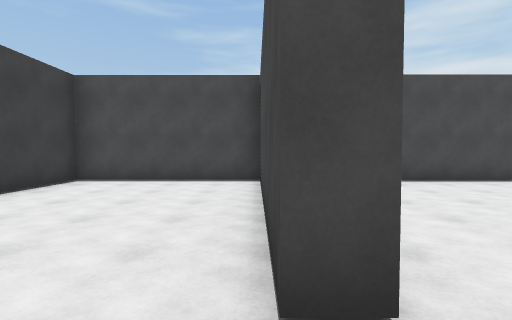
view 1 (above)

24 first-person views from a walk through a scene from a Unity 3-D project. The camera is 1.5 m above the floor, tilts 2° down and sees 85° across. The floor is counted in squares, 2 m on a side. Each view is taken from the middle of a square. On the plan, view 1 faces up. The plan holds only what a view shows up to about 10 squares ahead; the rest is blank. The place goes on beyond the plan. The player character is not drawn.

view 2
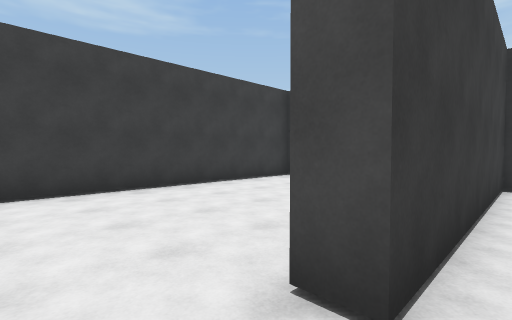

view 3
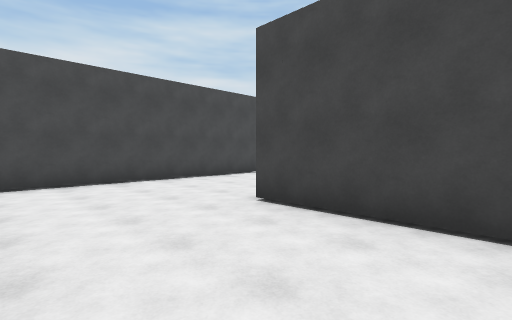

view 4
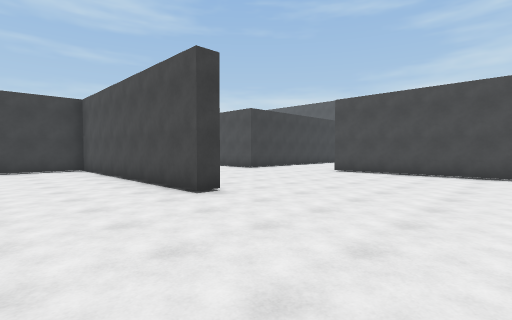

view 5
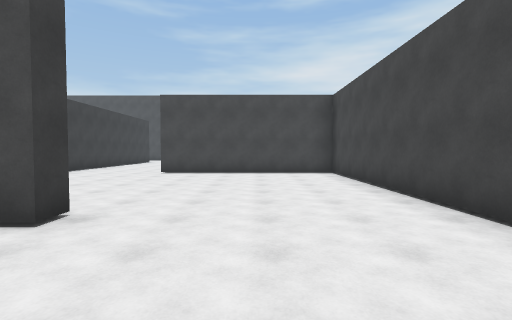

view 6
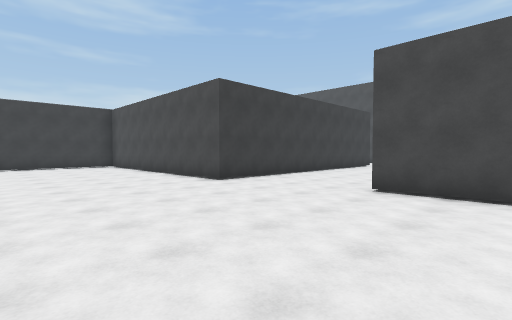

view 7
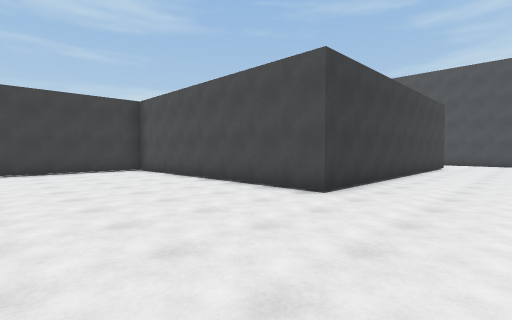

view 8
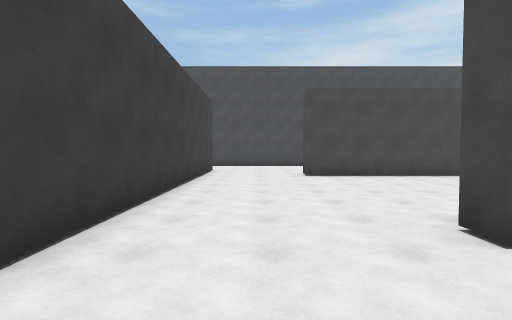

view 9
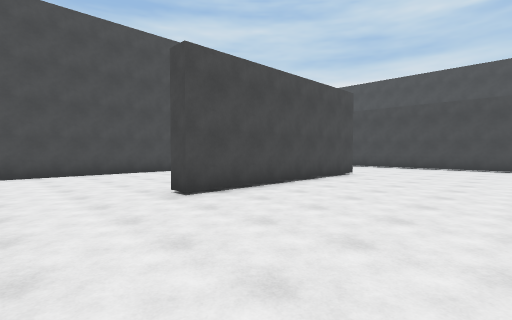

view 10
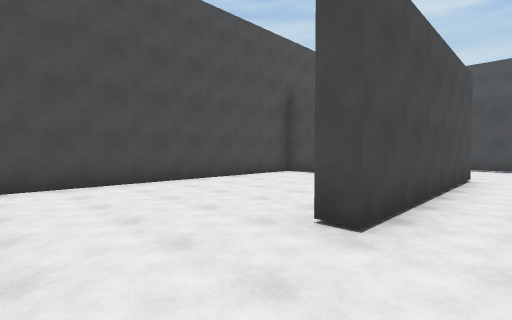

view 11
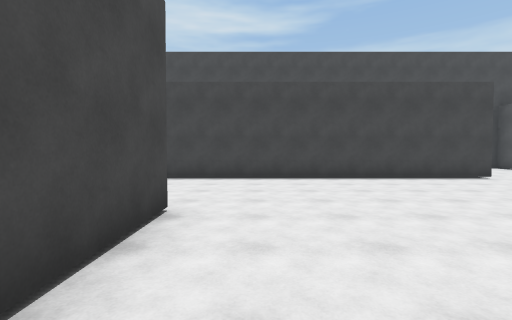

view 12
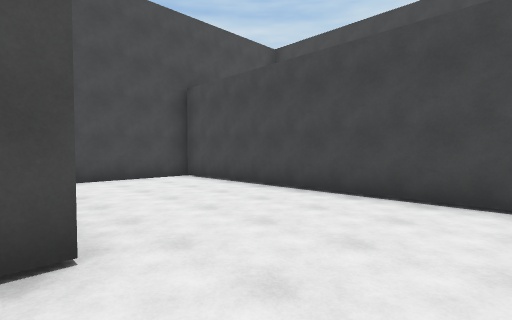

view 13
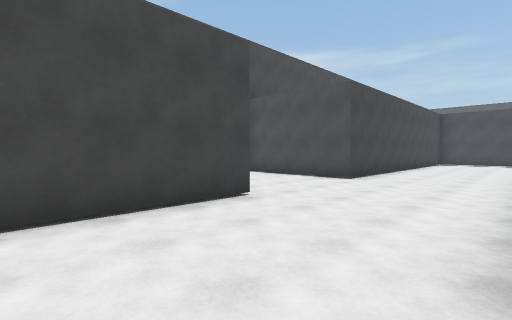

view 14
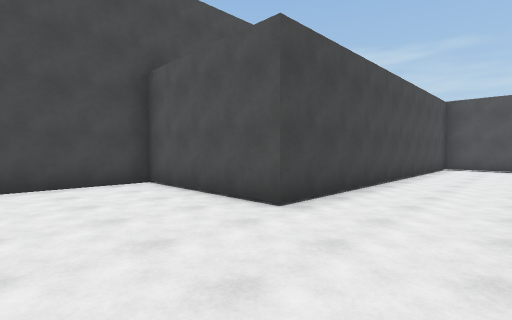

view 15
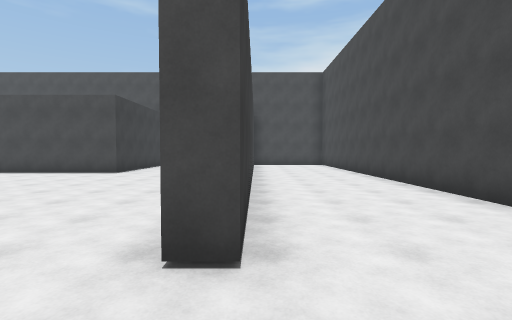

view 16
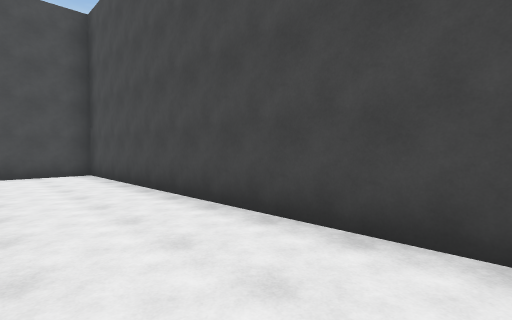

view 17
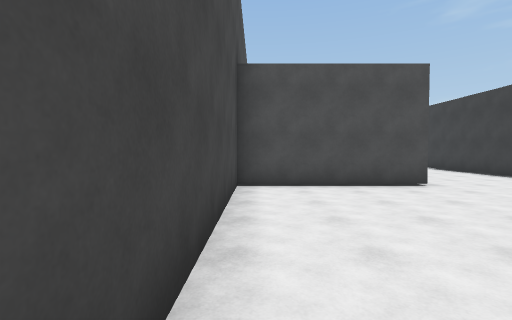

view 18
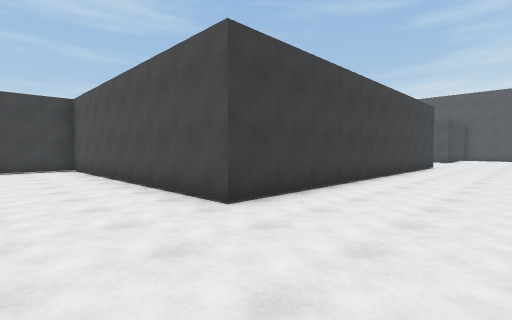

view 19
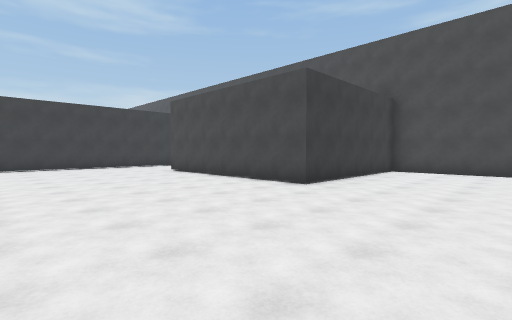

view 20
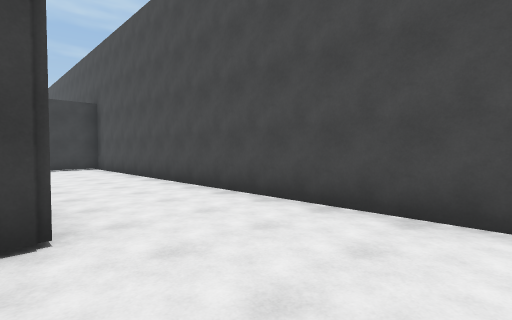

view 21
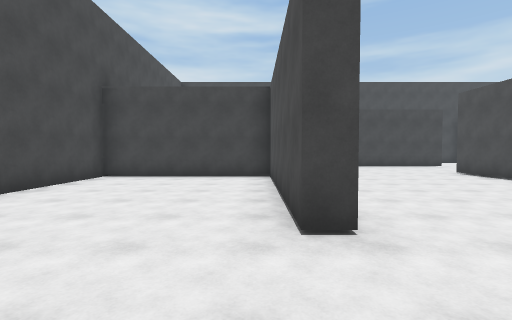

view 22
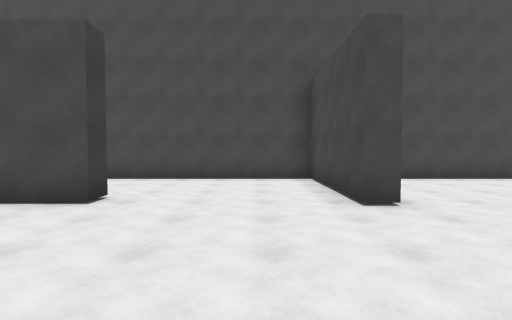

view 23
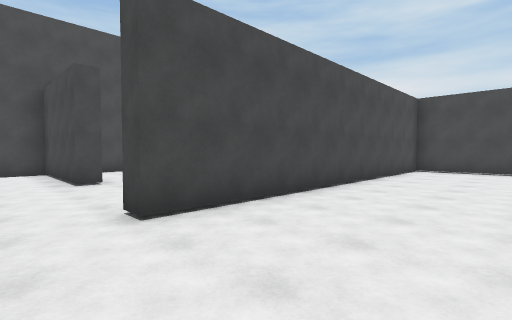

view 24
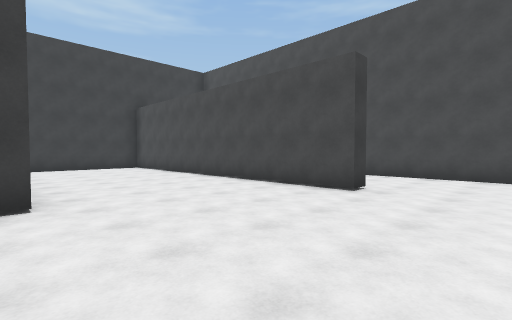

### Floor plan
Points are (right, up) in squares from view 1. A wall is a line through its corners. A room is listed if a view was taken in it or the views show most of it. See-through windows are left out.
Room 1 (view 1)
walls: (0.6, 1.2) (0.1, 1.2) (0.1, 6.7) (-4.3, 6.7) (-4.3, 0.1)
ways out: opening at (0, 0.5) to room 2
Room 2 (views 2, 3, 4, 5, 6, 7, 8, 9, 10, 11, 12, 13, 14, 15, 16, 17, 18, 19, 20, 21, 22, 23, 24)
walls: (2.9, 14.4) (2.9, 16.9) (-6.8, 16.9) (-6.8, 17.5); (-4.3, 11.9) (-4.3, 8.4); (3.4, 21.5) (3.4, 12.3) (-3.9, 12.3); (10.9, 13.6) (13, 13.6); (7.9, 7.2) (7.9, 6.7) (0.6, 6.7) (0.6, 1.2); (-6, 20.9) (-6.6, 20.9); (-6.5, 20.6) (-6.5, 24.3) (-12, 24.3); (13, 11.1) (13, 2.5) (4.5, 2.5) (4.5, 0.5); (12.5, 6.6) (12.5, 13.1) (6.9, 13.1) (6.9, 13.6); (4, 0) (4, 3); (-10.3, 21.5) (-10.3, 20.9) (-17.2, 20.9); (16.9, 17.4) (16.9, 11.7) (16.4, 11.7) (16.4, 24.3) (12.5, 24.3) (12.5, 19.1) (6.5, 19.1) (6.5, 19.6) (12, 19.6) (12, 24.3) (-5, 24.3); (16.4, -0.5) (16.4, 8.1) (20.4, 8.1) (20.4, 24.3) (18.4, 24.3); (-20.1, 18.1) (-20.1, 17.2)
ways out: opening at (0, 0.5) to room 1

Positions as (right, up) in squares from view 1, and headings:
1: (0, 0), facing up
2: (1, 0), facing up-left
3: (1, 0), facing up-right
4: (12, 4), facing up-left
5: (10, 4), facing up
6: (9, 8), facing up-left
7: (6, 8), facing up-left
8: (5, 11), facing up
9: (4, 15), facing up-right
10: (4, 18), facing up-right
11: (9, 18), facing right
12: (12, 17), facing up-right
13: (13, 15), facing down-right
14: (14, 11), facing down-right
15: (17, 10), facing up
16: (18, 15), facing up-right
17: (20, 14), facing down
18: (16, 0), facing up-left
19: (16, 14), facing up-left
20: (6, 21), facing up-left
21: (4, 20), facing right
22: (-8, 17), facing up
23: (-8, 14), facing up-right
24: (-8, 16), facing up-left
